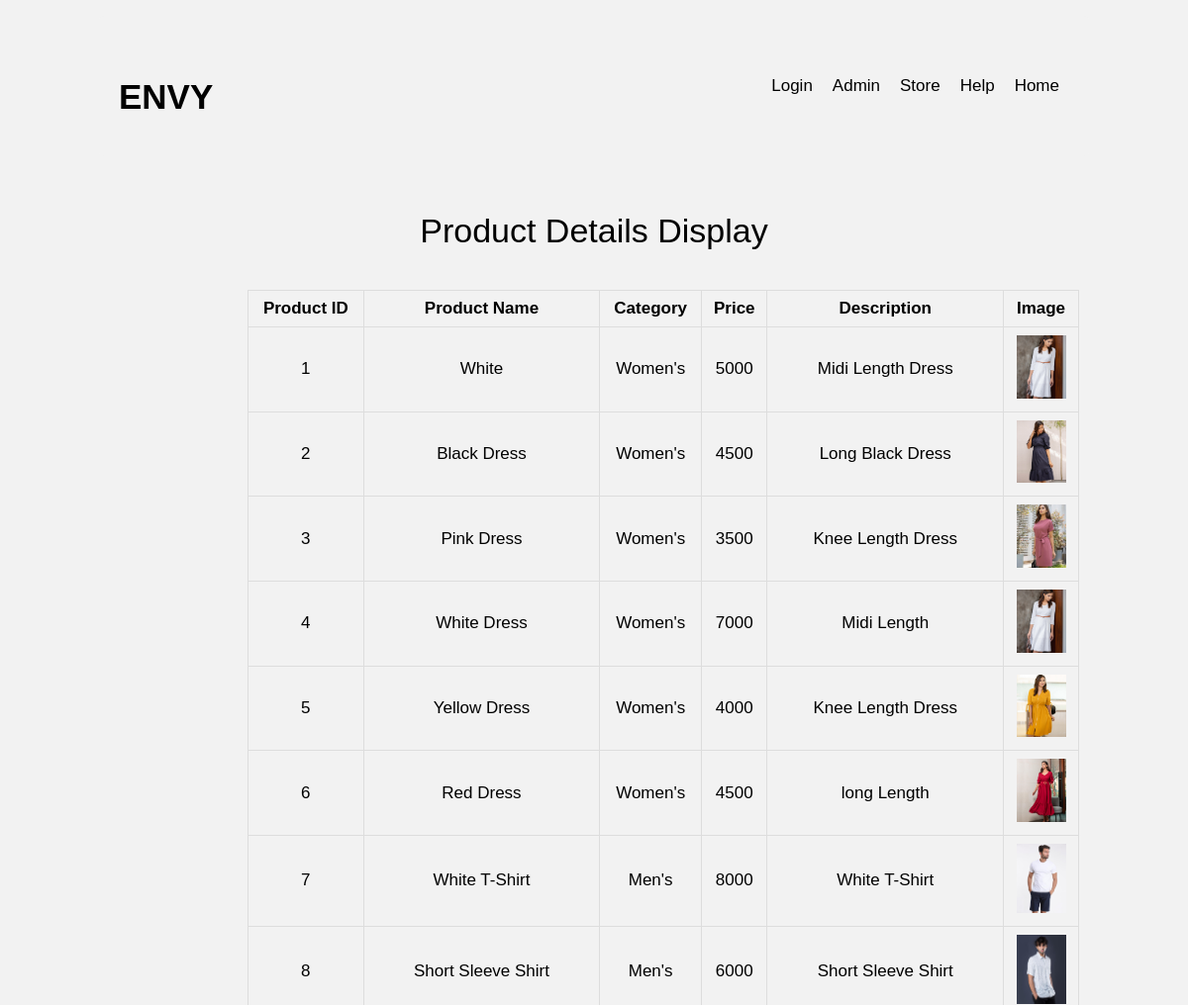
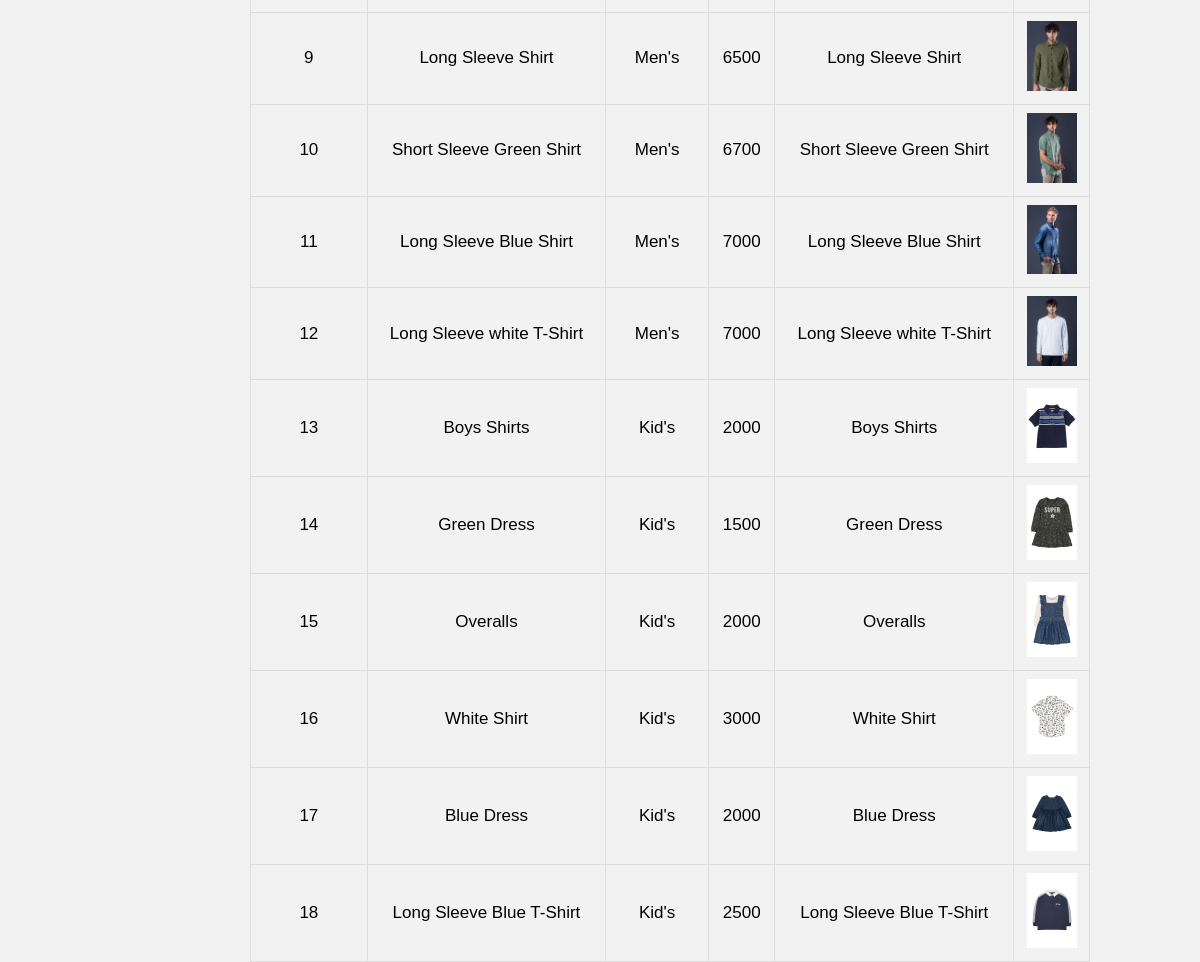
The app's page /productDisplay.php with its own data (2 pictures, top to bottom).
### tables this page shows
CREATE TABLE IF NOT EXISTS `product` (
  `pro_id` int(10) NOT NULL AUTO_INCREMENT,
  `cat` int(11) NOT NULL,
  `pro_value` int(50) NOT NULL,
  `pro_img` longtext NOT NULL,
  `description` varchar(255) NOT NULL,
  `pname` varchar(255) NOT NULL,
  PRIMARY KEY (`pro_id`)
);

### productDisplay.php (the view, shortened to what this page needs)
<?php
include_once("db/db.php");
$result= mysqli_query($con,"SELECT * FROM product");
?>
<!DOCTYPE html>
<html>
<head>
    <link rel="stylesheet" href="styleCRUD.css">
    <link rel="stylesheet" href="newstyles.css">
</head>
<body>
<header id="home" class="header">
        <?php include_once("adminnav.php");?>
        <br><br>
<center><h1>Product Details Display</h1></center>
<br>
<br>
<table class="tabledisplayuser">
  <tr>
  <th>Product ID</th>
    <th>Product Name</th>
    <th>Category</th>
    <th>Price</th>
    <th>Description</th>
	  <th>Image</th>
  </tr>
    <?php while($product_data = mysqli_fetch_array($result) ) : ?>
        <tr>
            <td><?php echo($product_data['pro_id']);?></td>
            <td><?php echo($product_data['pname']);?></td>
            <td>
            <?php
                        if ($product_data['cat'] == 1)  {
                        echo "Women's";
                        } elseif ($product_data['cat'] == 2) {
                        echo "Men's";
                        }
                        else{
                          echo "Kid's";
                        }
                    ?>
            <td><?php echo($product_data['pro_value']);?></td>
            <td><?php echo($product_data['description']);?></td>
            <td><img width="50" src='images/<?php echo($product_data['pro_img']);?>'/></td>
        </tr>
    <?php endwhile; ?>
</table>
</header>
</body>
</html>

### adminnav.php (shortened to what this page needs)
<nav class="nav">
            <div class="navigation container">
                <div class="logo">
                    <a href="admin.php" class="nav-link">
                        <h1 class="fade-in">ENVY</h1>
                    </a>
                </div>
                <div class="menu">
                    <ul class="nav-list">
                    <?php
if(isset($_SESSION['username']))
{
    echo"<li class='nav-item'><a href='profile.php?id=".$_SESSION['id']."'class='nav-link'>Profile</a>";
    echo"<li class='nav-item'><a href='logout.php' class='nav-link'>Logout</a>";
}
else{
    echo"<li class='nav-item'><a href='login/login.php' class='nav-link'>Login</a></li>";
    }
?>
                        <li class="nav-item">
                            <a href="admin.php" class="nav-link">Admin</a>
                        </li>
                        <li class="nav-item">
                            <a href="products.php" class="nav-link">Store</a>
                        </li>
                        <li class="nav-item">
                            <a href="help.php" class="nav-link">Help</a>
                        </li>
                        <li class="nav-item">
                            <a href="index.php" class="nav-link">Home</a>
                        </li>
                    </ul>
                </div>
        </nav>

### styleCRUD.css (style rules this page uses)
body { font-family: Arial, Helvetica, sans-serif; }
.container { border-radius: 5px; background-color: #f2f2f2; padding: 20px; }
.tabledisplayuser { margin-left: 250px; font-family: arial, sans-serif; border-collapse: collapse; width: 70%; border-radius: 10%; }
td, th { border: 1px solid #dddddd; text-align: center; padding: 8px; }

### newstyles.css (style rules this page uses)
* { margin: 0; padding: 0; box-sizing: inherit; }
html { box-sizing: border-box; font-size: 62.5%; }
body { font-family: Arial, Helvetica, sans-serif; font-size: 17px; font-weight: 400; background-color: #fff; color: #000000; position: relative; z-index: 1; }
h1, h2, h3, h4 { font-weight: 500; }
a { color: inherit; text-decoration: none; }
img { max-width: 100%; }
li { list-style-type: none; }
.nav { padding: 1.6rem 0; }
.navigation { display: flex; align-items: center; justify-content: space-between; }
.logo h1 { font-size: 3.5rem; font-weight: bold; padding-top: 22px; }
.nav-list { display: flex; align-items: center; font-size: 17px; }
.nav-link { padding: 0.8rem 1rem; }
.header { position: relative; width: 100%; min-height: 100vh; background-color: #f2f2f2; overflow: hidden; }
.container { max-width: 100rem; margin: 0 auto; }
table { width: 100%; border-collapse: collapse; }
.cart-page td, th { border: 1px solid #dddddd; text-align: center; padding: 8px; }

### records on screen
product: pro_id "1", pname "White", cat "Women's", pro_value "5000", description "Midi Length Dress", pro_img (picture)
product: pro_id "2", pname "Black Dress", cat "Women's", pro_value "4500", description "Long Black Dress", pro_img (picture)
product: pro_id "3", pname "Pink Dress", cat "Women's", pro_value "3500", description "Knee Length Dress", pro_img (picture)
product: pro_id "4", pname "White Dress", cat "Women's", pro_value "7000", description "Midi Length", pro_img (picture)
product: pro_id "5", pname "Yellow Dress", cat "Women's", pro_value "4000", description "Knee Length Dress", pro_img (picture)
product: pro_id "6", pname "Red Dress", cat "Women's", pro_value "4500", description "long Length", pro_img (picture)
product: pro_id "7", pname "White T-Shirt", cat "Men's", pro_value "8000", description "White T-Shirt", pro_img (picture)
product: pro_id "8", pname "Short Sleeve Shirt", cat "Men's", pro_value "6000", description "Short Sleeve Shirt", pro_img (picture)
product: pro_id "9", pname "Long Sleeve Shirt", cat "Men's", pro_value "6500", description "Long Sleeve Shirt", pro_img (picture)
product: pro_id "10", pname "Short Sleeve Green Shirt", cat "Men's", pro_value "6700", description "Short Sleeve Green Shirt", pro_img (picture)
product: pro_id "11", pname "Long Sleeve Blue Shirt", cat "Men's", pro_value "7000", description "Long Sleeve Blue Shirt", pro_img (picture)
product: pro_id "12", pname "Long Sleeve white T-Shirt", cat "Men's", pro_value "7000", description "Long Sleeve white T-Shirt", pro_img (picture)
product: pro_id "13", pname "Boys Shirts", cat "Kid's", pro_value "2000", description "Boys Shirts", pro_img (picture)
product: pro_id "14", pname "Green Dress", cat "Kid's", pro_value "1500", description "Green Dress", pro_img (picture)
product: pro_id "15", pname "Overalls", cat "Kid's", pro_value "2000", description "Overalls", pro_img (picture)
product: pro_id "16", pname "White Shirt", cat "Kid's", pro_value "3000", description "White Shirt", pro_img (picture)
product: pro_id "17", pname "Blue Dress", cat "Kid's", pro_value "2000", description "Blue Dress", pro_img (picture)
product: pro_id "18", pname "Long Sleeve Blue T-Shirt", cat "Kid's", pro_value "2500", description "Long Sleeve Blue T-Shirt", pro_img (picture)
